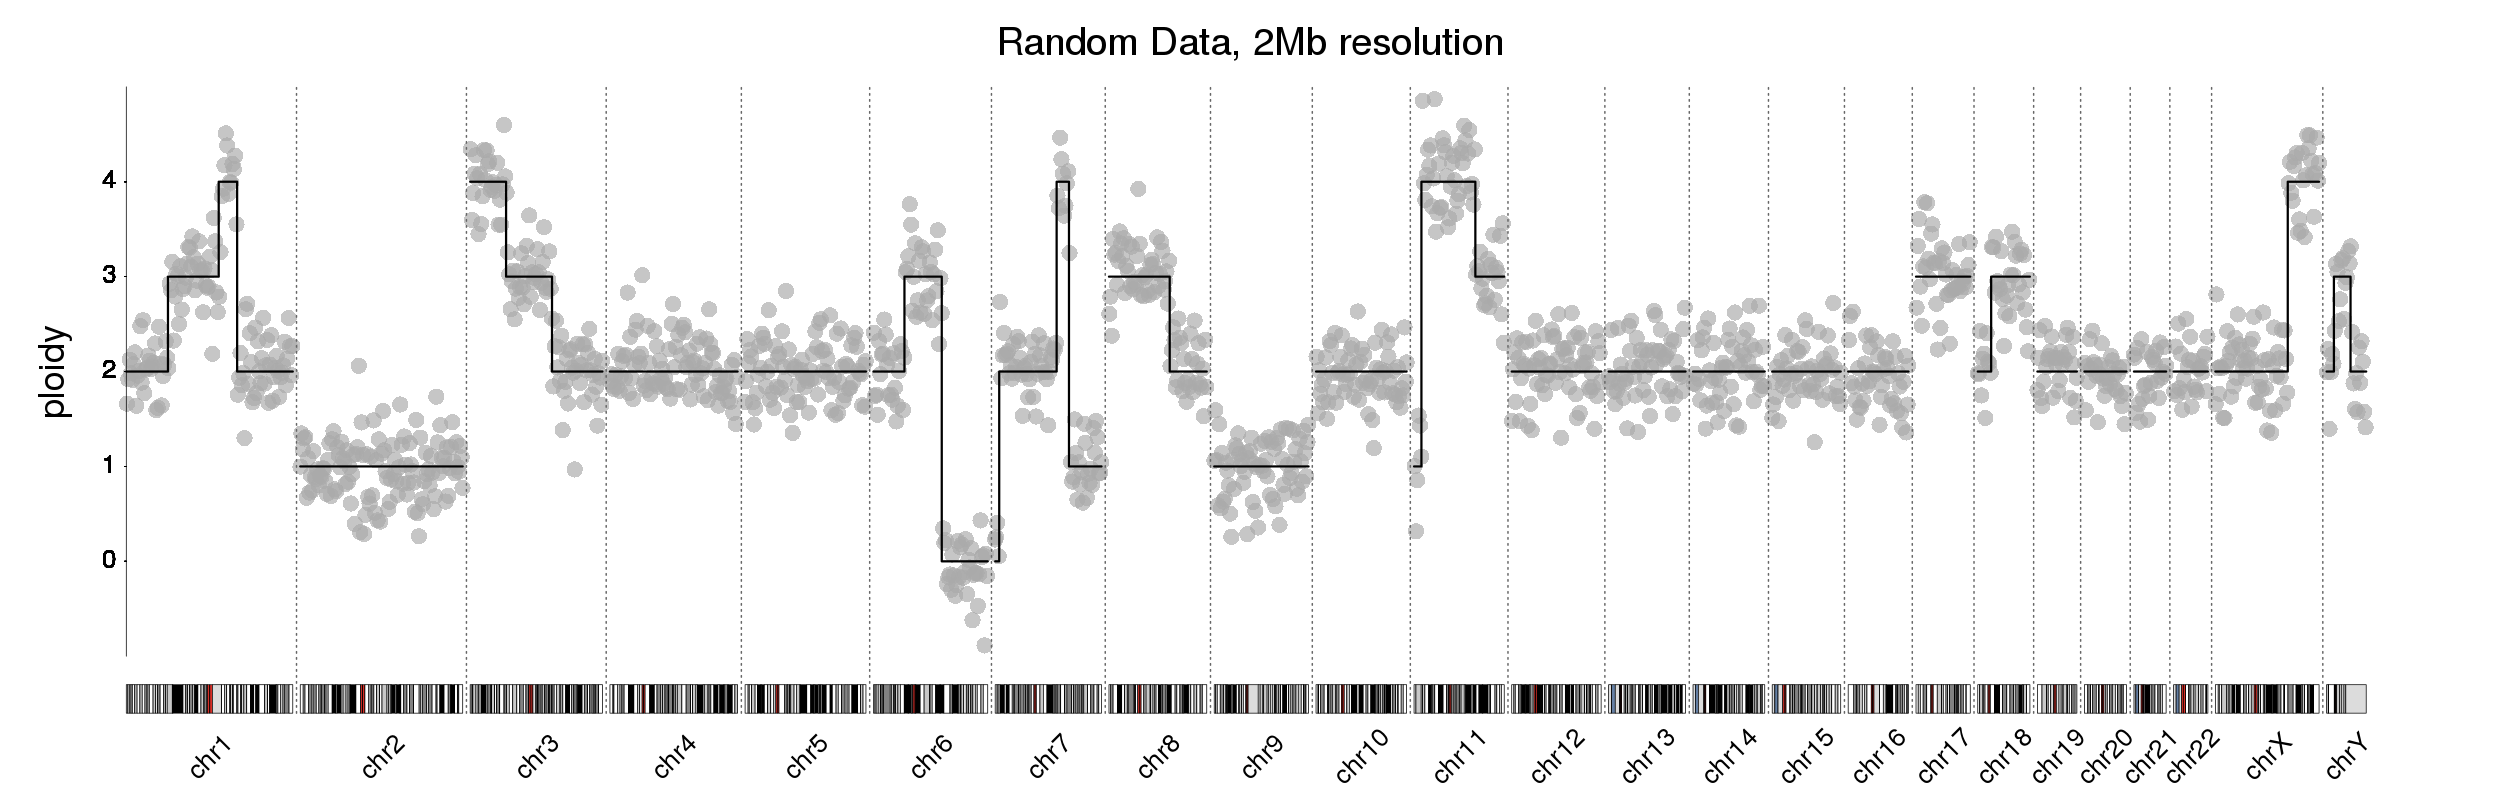

The script that saved this image:
library(regioneR)
library(karyoploteR)
library(CopyNumberPlots)
#Create example data
#Randomly partition the genome
hg19 <- filterChromosomes(getGenome("hg19"), organism = "hg", chr.type = "canonical")
rr <- regioneR::createRandomRegions(nregions = 15, length.mean = 40e6, length.sd = 30e6, genome=hg19, mask=NA, non.overlapping = TRUE)                    
rr <- sort(c(rr, subtractRegions(hg19, rr)))

#Assign copy number states
rr$cn <- sample(size = length(rr), x = c(0,rep(1,2), rep(2,10), rep(3,3), rep(4,2)), replace = TRUE)

#Create the points (not very efficient nor elegant, but works)
tiles <- unlist(tileGenome(setNames(end(hg19), seqnames(hg19)), tilewidth = 2e6))
tiles$lrr <- rnorm(length(tiles), mean = 2, sd = 0.3)
for(i in 1:length(tiles)) {
  tiles$lrr[i] <- tiles$lrr[i] + subsetByOverlaps(rr, tiles[i])$cn - 2
}

#Plot it
png("biostars_411705_simple.png", width=1000, height = 800)
  kp <- plotKaryotype("hg19", plot.type = 4, main="Random Data, 2Mb resolution", cex=2)
  plotLRR(kp, tiles, ymin=0, ymax=5, add.axis = FALSE, labels=NA)
  plotCopyNumberCallsAsLines(kp, cn.calls = rr, ymin=0, ymax=5, labels="ploidy")
dev.off()



#Plot it
png("biostars_411705.png", width=2500, height = 800)
  kp <- plotKaryotype("hg19", plot.type = 4, labels.plotter = NULL, main="Random Data, 2Mb resolution", cex=3.2)
  kpAddChromosomeNames(kp, srt=45, cex=2.2)
  plotLRR(kp, tiles, ymin=-1, ymax=5, labels = NA,  points.col = "#AAAAAAAA", line.at.0 = FALSE, points.cex = 3, add.axis = FALSE)
  plotCopyNumberCallsAsLines(kp, cn.calls = rr, ymin=-1, ymax=5, lwd=3, add.axis=FALSE, labels = NA)
  kpAddChromosomeSeparators(kp, lwd=2, col = "#666666")
  kpAxis(kp, ymin = -1, ymax=5, tick.pos = 0:4, cex=2.2)
  kpAddLabels(kp, labels = "ploidy", cex=3, srt=90, pos=3, label.margin = 0.025)
dev.off()
